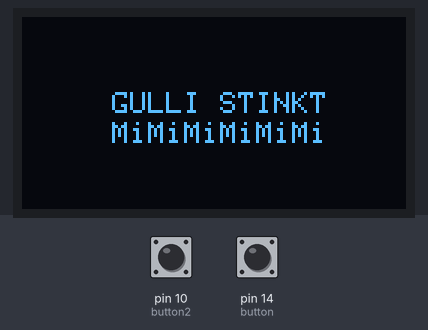
This sketch was run on a simulated Arduino Uno, built with avr-gcc and run on an emulated ATmega328P. On the bench: 128×64 one-colour display. The test bench sets the inputs (shaded band); at power-on: pin 14 (button) LOW, pin 10 (button2) LOW. The display library's start-up logo is not drawn; what the sketch prints to the serial monitor is not drawn.

Above: at 2.7 s.
At 8.6 s:
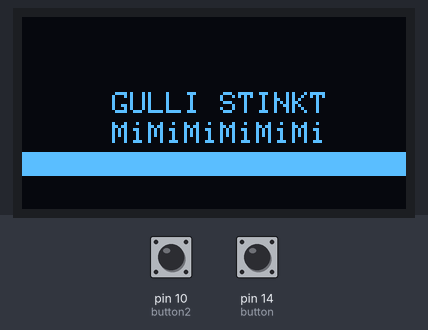
At 10.35 s:
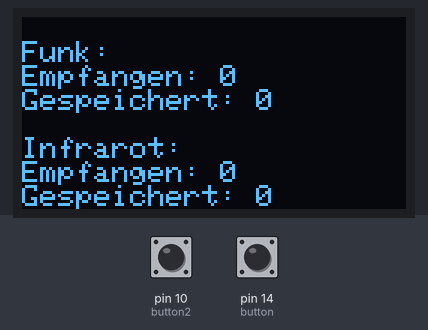
10.7 s: pin 14 (button) pulled HIGH for 0.2 s
Timing chart, 0 to 13.7 s (numbered marks = the images above; inputs shaded):
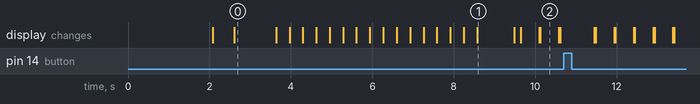

The sketch:

SenderIRFunkOLED.ino.ino
```cpp
 //Funk
 #include "RCSwitch.h"

RCSwitch Sendemodul = RCSwitch();

RCSwitch Empfangsmodul = RCSwitch();
int FunkEmpfangen;
 //Funk

 // OLED
#include <SPI.h>
#include <Wire.h>
#include <Adafruit_GFX.h>
#include <Adafruit_SSD1306.h>

#define SCREEN_WIDTH 128 // OLED display width, in pixels
#define SCREEN_HEIGHT 64 // OLED display height, in pixels

// Declaration for an SSD1306 display connected to I2C (SDA, SCL pins)
#define OLED_RESET     -1 // Reset pin # (or -1 if sharing Arduino reset pin)
Adafruit_SSD1306 display(SCREEN_WIDTH, SCREEN_HEIGHT, &Wire, OLED_RESET);


#define LOGO_HEIGHT   16
#define LOGO_WIDTH    16

 // OLED


#include "IRremote.h" // IR

int button = 14;
int button2 = 10;
int buttonState = 0;
int buttonState2 = 0;
unsigned int IREmpfangen;
IRsend irsend(12);

IRrecv Empfaenger(16);
decode_results Daten; // IR

void setup() {
Serial.begin(115200);

//Funk
 Serial.begin(9600);
  Sendemodul.enableTransmit(15); //D8
  Empfangsmodul.enableReceive(13);
//Funk

  pinMode(button, INPUT); // IR
  pinMode(button2, INPUT);
  // put your setup code here, to run once:

Empfaenger.enableIRIn(); // IR
// OLED
  if(!display.begin(SSD1306_SWITCHCAPVCC, 0x3C)) {
    Serial.println(F("SSD1306 allocation failed"));
    for(;;); // Don't proceed, loop forever
  }
  // Show initial display buffer contents on the screen --
  // the library initializes this with an Adafruit splash screen.
  display.display();
  delay(2000); // Pause for 2 seconds
   // Clear the buffer
  display.clearDisplay();
  // Draw a single pixel in white
  display.drawPixel(10, 10, WHITE);
  // Show the display buffer on the screen. You MUST call display() after
  // drawing commands to make them visible on screen!
  display.display();
  delay(500);
  display.clearDisplay();
  display.setTextSize(1);
  display.setTextColor(WHITE);
  display.setCursor(30,25);
  display.println("GULLI STINKT");
  display.setCursor(30,35);
  display.println("MiMiMiMiMiMi");
  display.display();
  delay(1000);

  for(byte i = 0; i<160;i++){
    display.drawLine(0,45,i,45, WHITE);
     display.drawLine(0,46,i,46, WHITE);
      display.drawLine(0,47,i,47, WHITE);
       display.drawLine(0,48,i,48, WHITE);
        display.drawLine(0,49,i,49, WHITE);
         display.drawLine(0,50,i,50, WHITE);
          display.drawLine(0,51,i,51, WHITE);
           display.drawLine(0,52,i,52, WHITE);

    display.display();
    delay(10);
    }
    display.clearDisplay();
    display.display();
// OLED
}

void loop() {

 delay(100);

 int Empfangswert = Empfangsmodul.getReceivedValue();
  buttonState = digitalRead(button);
   buttonState2 = digitalRead(button2);
  // put your main code here, to run repeatedly:

if(buttonState2 == HIGH){
  FunkEmpfangen = Empfangswert;
  IREmpfangen = Daten.value,HEX;
}

display.clearDisplay();
display.display();

display.setCursor(0,0);

  display.println("");
  display.println("Funk: ");
  display.print("Empfangen: ");
  display.println(Empfangswert);
  display.print("Gespeichert: ");
  display.println(FunkEmpfangen);
  display.println("");
   display.println("Infrarot: ");
   display.print("Empfangen: ");
   display.println(Daten.value);
   display.print("Gespeichert: ");
   display.println(IREmpfangen);
   display.display();

  Empfangsmodul.resetAvailable();


(Empfaenger.decode(&Daten));
   // Serial.print("Empfangene Daten: ");
   // Serial.println(Daten.value, HEX);


  Empfaenger.resume();


if(buttonState == HIGH){
  //Serial.println("Button presse, sending data");
  // for(int i = 30; i<65;i++){
    irsend.sendNEC(IREmpfangen,32);
    Sendemodul.send(FunkEmpfangen,16);
  Serial.println("HI");
   // irsend.sendRaw((unsigned int*)Daten.rawbuf, Daten.rawlen, 38);
    Serial.println(IREmpfangen);
    delay(40);

  }
}
```

Measured:
- what the display in image 1 shows lasts 0.9 s, from 8.6 s to 9.5 s
- what the display in image 2 shows lasts 0.5 s, from 10.1 s to 10.6 s
